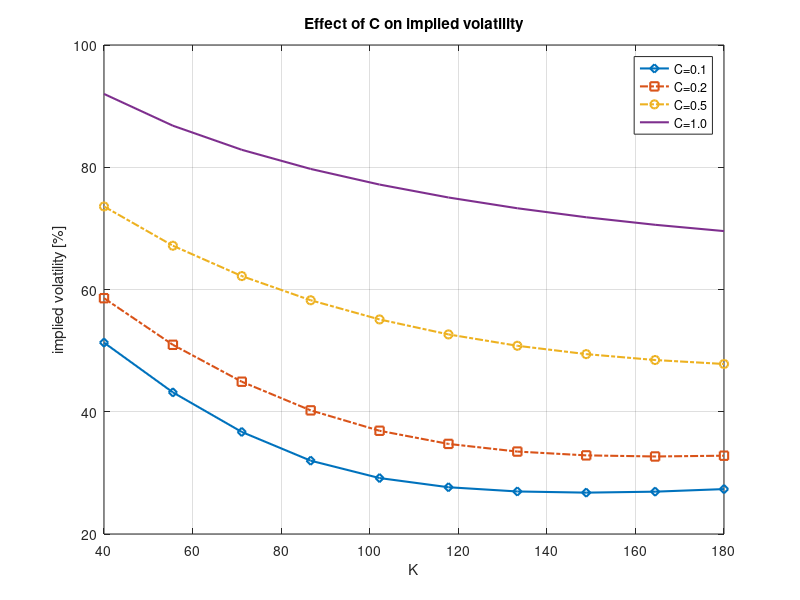
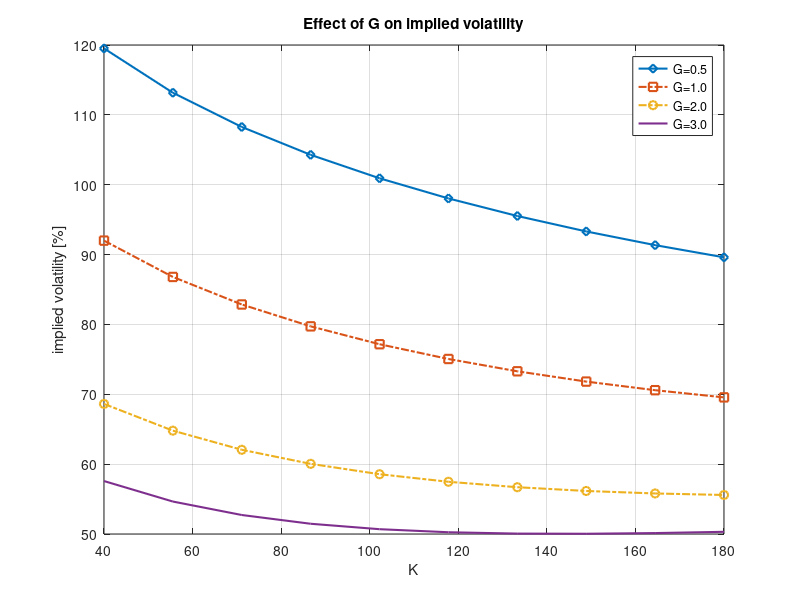
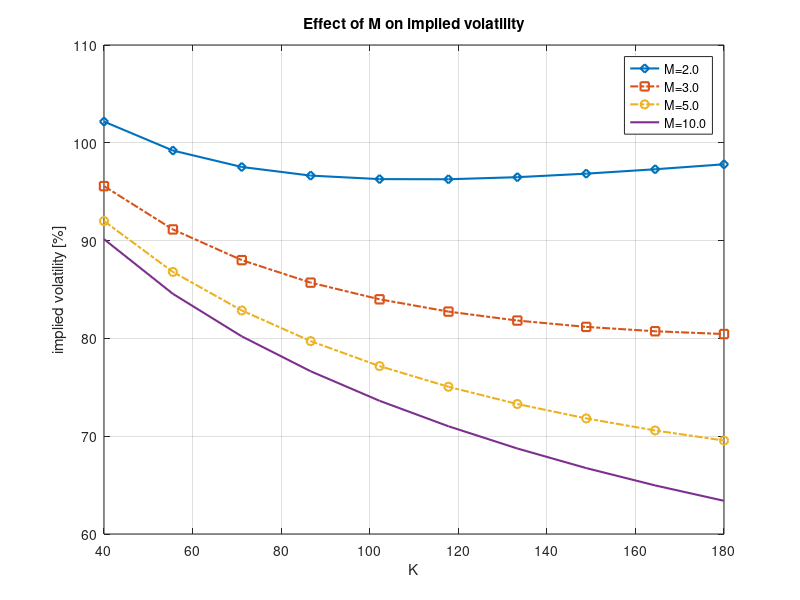
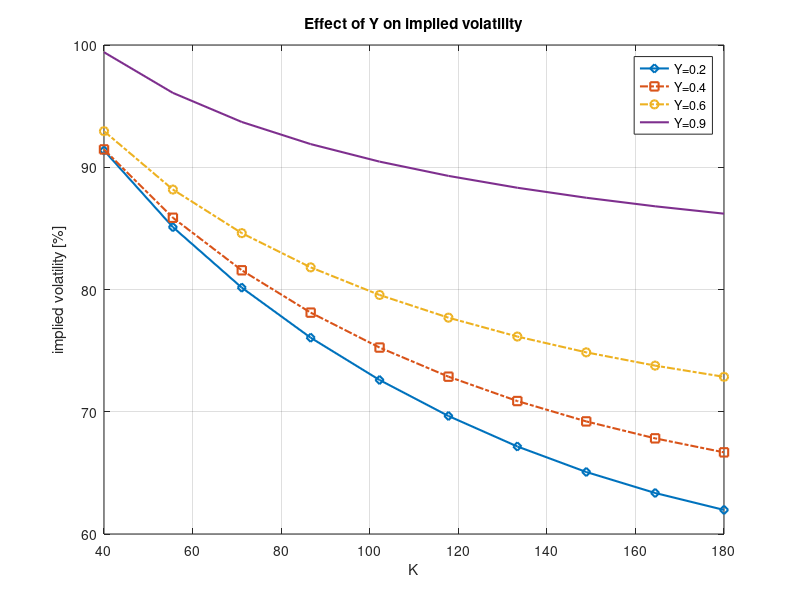

MATLAB code to generate these figures, in order:
function CGMY_ImpliedVolatility
clc;clf;close all;

% Characteristic function parameters 

S0    = 100;
r     = 0.1;
sigma = 0.2;
C     = 1.0;
G     = 1.0;
M     = 5.0;
Y     = 0.5;
t     = 1.0;
CP    = 'c';

% Range of strike prices

K      = linspace(40,180,10)'; 
N      = 500;
L      = 12;

% Effect of C

CV = [0.1, 0.2, 0.5, 1.0];
ivCM = zeros(length(K),length(CV));
argLegend = cell(4,1);
idx = 1;
for i=1:length(CV)
    Ctemp = CV(i);

    % Compute ChF for the CGMY model

    cf = ChFCGMY(r,t,Ctemp,G,M,Y,sigma);

    % The COS method

    callPrice = CallPutOptionPriceCOSMthd(cf,CP,S0,r,t,K,N,L);
    for j = 1:length(K)
        strike = K(j);
        call   = callPrice(j);
        ivCM(j,i) = ImpliedVolatility(CP,call,strike,t,S0,r,0.3)*100;
    end
    argLegend{idx} = sprintf('C=%.1f',Ctemp);
    idx = idx + 1;
end
MakeFigure(K, ivCM,argLegend,'Effect of C on implied volatility')

% Effect of G

GV = [0.5, 1.0, 2.0, 3.0];
ivGM = zeros(length(K),length(GV));
argLegend = cell(4,1);
idx = 1;
for i=1:length(GV)
    Gtemp = GV(i);

    % Compute ChF for the CGMY model

    cf = ChFCGMY(r,t,C,Gtemp,M,Y,sigma);

    % The COS method

    callPrice = CallPutOptionPriceCOSMthd(cf,CP,S0,r,t,K,N,L);
    for j = 1:length(K)
        strike = K(j);
        call   = callPrice(j);
        ivGM(j,i) = ImpliedVolatility(CP,call,strike,t,S0,r,0.3)*100;
    end
    argLegend{idx} = sprintf('G=%.1f',Gtemp);
    idx = idx + 1;
end
MakeFigure(K, ivGM,argLegend,'Effect of G on implied volatility')

% Effect of M

MV = [2.0, 3.0, 5.0, 10.0];
ivMM = zeros(length(K),length(MV));
argLegend = cell(4,1);
idx = 1;
for i=1:length(MV)
    Mtemp = MV(i);

    % Compute ChF for the CGMY model

    cf = ChFCGMY(r,t,C,G,Mtemp,Y,sigma);

    % The COS method

    callPrice = CallPutOptionPriceCOSMthd(cf,CP,S0,r,t,K,N,L);
    for j = 1:length(K)
        strike = K(j);
        call   = callPrice(j);
        ivMM(j,i) = ImpliedVolatility(CP,call,strike,t,S0,r,0.3)*100;
    end
    argLegend{idx} = sprintf('M=%.1f',Mtemp);
    idx = idx + 1;
end
MakeFigure(K, ivMM,argLegend,'Effect of M on implied volatility')

% Effect of Y

YV = [0.2, 0.4, 0.6, 0.9];
ivYM = zeros(length(K),length(YV));
argLegend = cell(4,1);
idx = 1;
for i=1:length(YV)
    Ytemp = YV(i);

    % Compute ChF for the CGMY model

    cf = ChFCGMY(r,t,C,G,M,Ytemp,sigma);

    % The COS method

    callPrice = CallPutOptionPriceCOSMthd(cf,CP,S0,r,t,K,N,L);
    for j = 1:length(K)
        strike = K(j);
        call   = callPrice(j);
        ivYM(j,i) = ImpliedVolatility(CP,call,strike,t,S0,r,0.3)*100;
    end
    argLegend{idx} = sprintf('Y=%.1f',Ytemp);
    idx = idx + 1;
end
MakeFigure(K, ivYM,argLegend,'Effect of Y on implied volatility')

function cf = ChFCGMY(r,tau,C,G,M,Y,sigma)
i = complex(0,1);
varPhi = @(u) exp(tau * C *gamma(-Y)*(( M-i*u).^Y - M^Y + (G+i*u).^Y - G^Y));
omega  = -1/tau * log(varPhi(-i));
cf     = @(u) varPhi(u) .* exp(i*u* (r+ omega -0.5*sigma^2)*tau - 0.5*sigma^2 *u .*u *tau);

function value = CallPutOptionPriceCOSMthd(cf,CP,S0,r,tau,K,N,L)
i = complex(0,1);

% cf   - Characteristic function, in the book denoted as \varphi
% CP   - C for call and P for put
% S0   - Initial stock price
% r    - Interest rate (constant)
% tau  - Time to maturity
% K    - Vector of strike prices
% N    - Number of expansion terms
% L    - Size of truncation domain (typ.:L=8 or L=10)  

x0 = log(S0 ./ K);   

% Truncation domain

a = 0 - L * sqrt(tau); 
b = 0 + L * sqrt(tau);

k = 0:N-1;              % Row vector, index for expansion terms
u = k * pi / (b - a);   % ChF arguments

H_k = CallPutCoefficients('P',a,b,k);
temp    = (cf(u) .* H_k).';
temp(1) = 0.5 * temp(1);      % Multiply the first element by 1/2

mat = exp(i * (x0 - a) * u);  % Matrix-vector manipulations

% Final output

value = exp(-r * tau) * K .* real(mat * temp);

% Use the put-call parity to determine call prices (if needed)

if lower(CP) == 'c' || CP == 1
    value = value + S0 - K*exp(-r*tau);    
end

% Coefficients H_k for the COS method

function H_k = CallPutCoefficients(CP,a,b,k)
    if lower(CP) == 'c' || CP == 1
        c = 0;
        d = b;
        [Chi_k,Psi_k] = Chi_Psi(a,b,c,d,k);
         if a < b && b < 0.0
            H_k = zeros([length(k),1]);
         else
            H_k = 2.0 / (b - a) * (Chi_k - Psi_k);
         end
    elseif lower(CP) == 'p' || CP == -1
        c = a;
        d = 0.0;
        [Chi_k,Psi_k]  = Chi_Psi(a,b,c,d,k);
         H_k = 2.0 / (b - a) * (- Chi_k + Psi_k);       
    end

function [chi_k,psi_k] = Chi_Psi(a,b,c,d,k)
    psi_k        = sin(k * pi * (d - a) / (b - a)) - sin(k * pi * (c - a)/(b - a));
    psi_k(2:end) = psi_k(2:end) * (b - a) ./ (k(2:end) * pi);
    psi_k(1)     = d - c;
    
    chi_k = 1.0 ./ (1.0 + (k * pi / (b - a)).^2); 
    expr1 = cos(k * pi * (d - a)/(b - a)) * exp(d)  - cos(k * pi... 
                  * (c - a) / (b - a)) * exp(c);
    expr2 = k * pi / (b - a) .* sin(k * pi * ...
                        (d - a) / (b - a))   - k * pi / (b - a) .* sin(k... 
                        * pi * (c - a) / (b - a)) * exp(c);
    chi_k = chi_k .* (expr1 + expr2);
    
% Closed-form expression of European call/put option with Black-Scholes formula

function value=BS_Call_Option_Price(CP,S_0,K,sigma,tau,r)

% Black-Scholes call option price

d1    = (log(S_0 ./ K) + (r + 0.5 * sigma^2) * tau) / (sigma * sqrt(tau));
d2    = d1 - sigma * sqrt(tau);
if lower(CP) == 'c' || lower(CP) == 1
    value =normcdf(d1) * S_0 - normcdf(d2) .* K * exp(-r * tau);
elseif lower(CP) == 'p' || lower(CP) == -1
    value =normcdf(-d2) .* K*exp(-r*tau) - normcdf(-d1)*S_0;
end

function impliedVol = ImpliedVolatility(CP,marketPrice,K,T,S_0,r,initialVol)
    func = @(sigma) (BS_Call_Option_Price(CP,S_0,K,sigma,T,r) - marketPrice).^1.0;
    impliedVol = fzero(func,initialVol);
    
function MakeFigure(X1, YMatrix1, argLegend,titleIn)

%CREATEFIGURE(X1,YMATRIX1)
%  X1:  vector of x data
%  YMATRIX1:  matrix of y data

%  Auto-generated by MATLAB on 16-Jan-2012 15:26:40

% Create figure

figure1 = figure('InvertHardcopy','off',...
    'Colormap',[0.061875 0.061875 0.061875;0.06875 0.06875 0.06875;0.075625 0.075625 0.075625;0.0825 0.0825 0.0825;0.089375 0.089375 0.089375;0.09625 0.09625 0.09625;0.103125 0.103125 0.103125;0.11 0.11 0.11;0.146875 0.146875 0.146875;0.18375 0.18375 0.18375;0.220625 0.220625 0.220625;0.2575 0.2575 0.2575;0.294375 0.294375 0.294375;0.33125 0.33125 0.33125;0.368125 0.368125 0.368125;0.405 0.405 0.405;0.441875 0.441875 0.441875;0.47875 0.47875 0.47875;0.515625 0.515625 0.515625;0.5525 0.5525 0.5525;0.589375 0.589375 0.589375;0.62625 0.62625 0.62625;0.663125 0.663125 0.663125;0.7 0.7 0.7;0.711875 0.711875 0.711875;0.72375 0.72375 0.72375;0.735625 0.735625 0.735625;0.7475 0.7475 0.7475;0.759375 0.759375 0.759375;0.77125 0.77125 0.77125;0.783125 0.783125 0.783125;0.795 0.795 0.795;0.806875 0.806875 0.806875;0.81875 0.81875 0.81875;0.830625 0.830625 0.830625;0.8425 0.8425 0.8425;0.854375 0.854375 0.854375;0.86625 0.86625 0.86625;0.878125 0.878125 0.878125;0.89 0.89 0.89;0.853125 0.853125 0.853125;0.81625 0.81625 0.81625;0.779375 0.779375 0.779375;0.7425 0.7425 0.7425;0.705625 0.705625 0.705625;0.66875 0.66875 0.66875;0.631875 0.631875 0.631875;0.595 0.595 0.595;0.558125 0.558125 0.558125;0.52125 0.52125 0.52125;0.484375 0.484375 0.484375;0.4475 0.4475 0.4475;0.410625 0.410625 0.410625;0.37375 0.37375 0.37375;0.336875 0.336875 0.336875;0.3 0.3 0.3;0.28125 0.28125 0.28125;0.2625 0.2625 0.2625;0.24375 0.24375 0.24375;0.225 0.225 0.225;0.20625 0.20625 0.20625;0.1875 0.1875 0.1875;0.16875 0.16875 0.16875;0.15 0.15 0.15],...
    'Color',[1 1 1]);

% Create axes

%axes1 = axes('Parent',figure1,'Color',[1 1 1]);
axes1 = axes('Parent',figure1);
grid on

% Uncomment the following line to preserve the X-limits of the axes
% xlim(axes1,[45 160]);
% Uncomment the following line to preserve the Y-limits of the axes
% ylim(axes1,[19 26]);
% Uncomment the following line to preserve the Z-limits of the axes
% zlim(axes1,[-1 1]);

box(axes1,'on');
hold(axes1,'all');

% Create multiple lines using matrix input to plot
% plot1 = plot(X1,YMatrix1,'Parent',axes1,'MarkerEdgeColor',[0 0 0],...
%     'LineWidth',1,...
%     'Color',[0 0 0]);

plot1 = plot(X1,YMatrix1,'Parent',axes1,...
    'LineWidth',1.5);
set(plot1(1),'Marker','diamond','DisplayName',argLegend{1});
set(plot1(2),'Marker','square','LineStyle','-.',...
    'DisplayName',argLegend{2});
set(plot1(3),'Marker','o','LineStyle','-.','DisplayName',argLegend{3});
set(plot1(4),'DisplayName',argLegend{4});

% Create xlabel

xlabel({'K'});

% Create ylabel

ylabel({'implied volatility [%]'});

% Create title

title(titleIn);

% Create legend

legend1 = legend(axes1,'show');
set(legend1,'Color',[1 1 1]);
